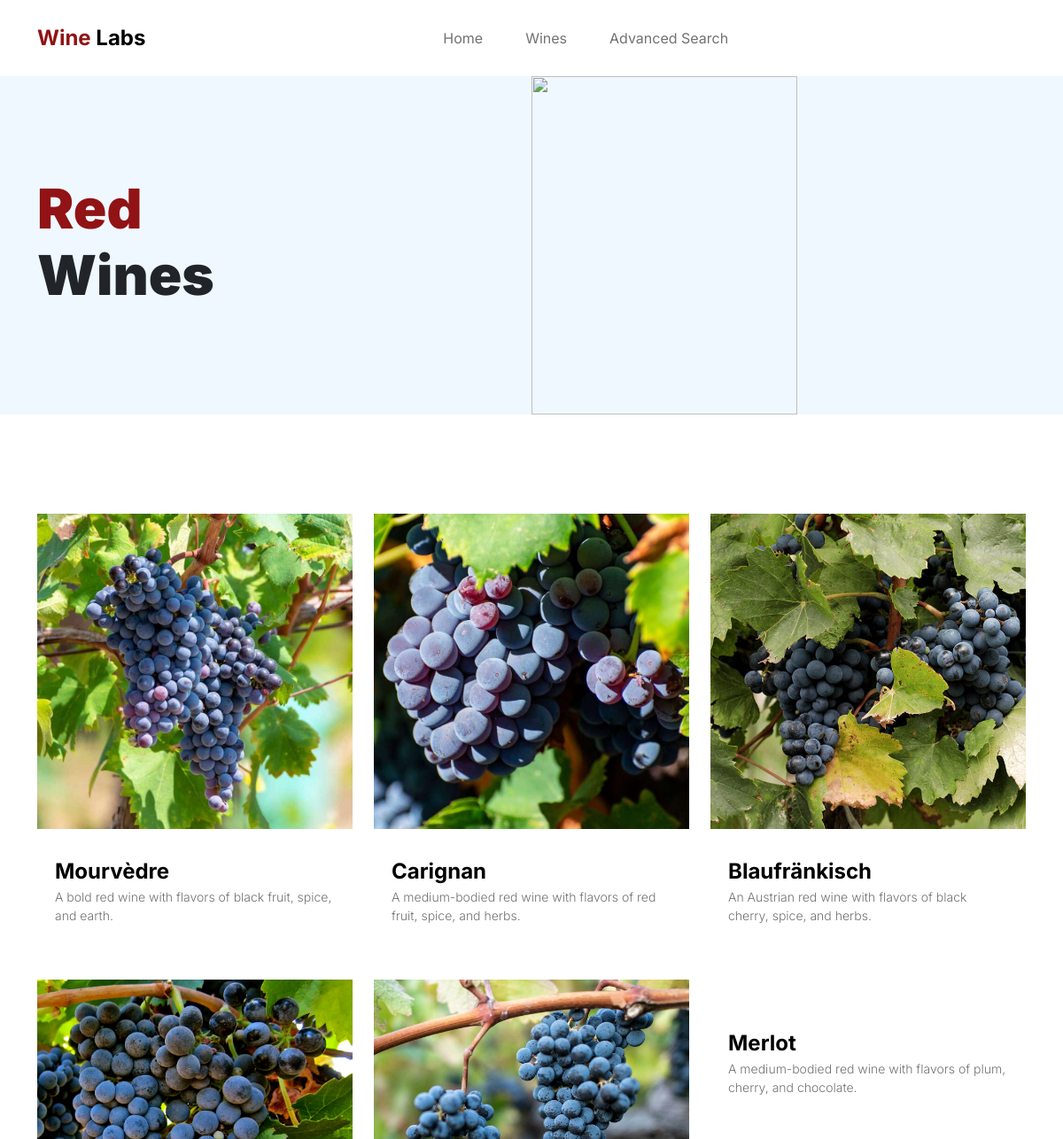
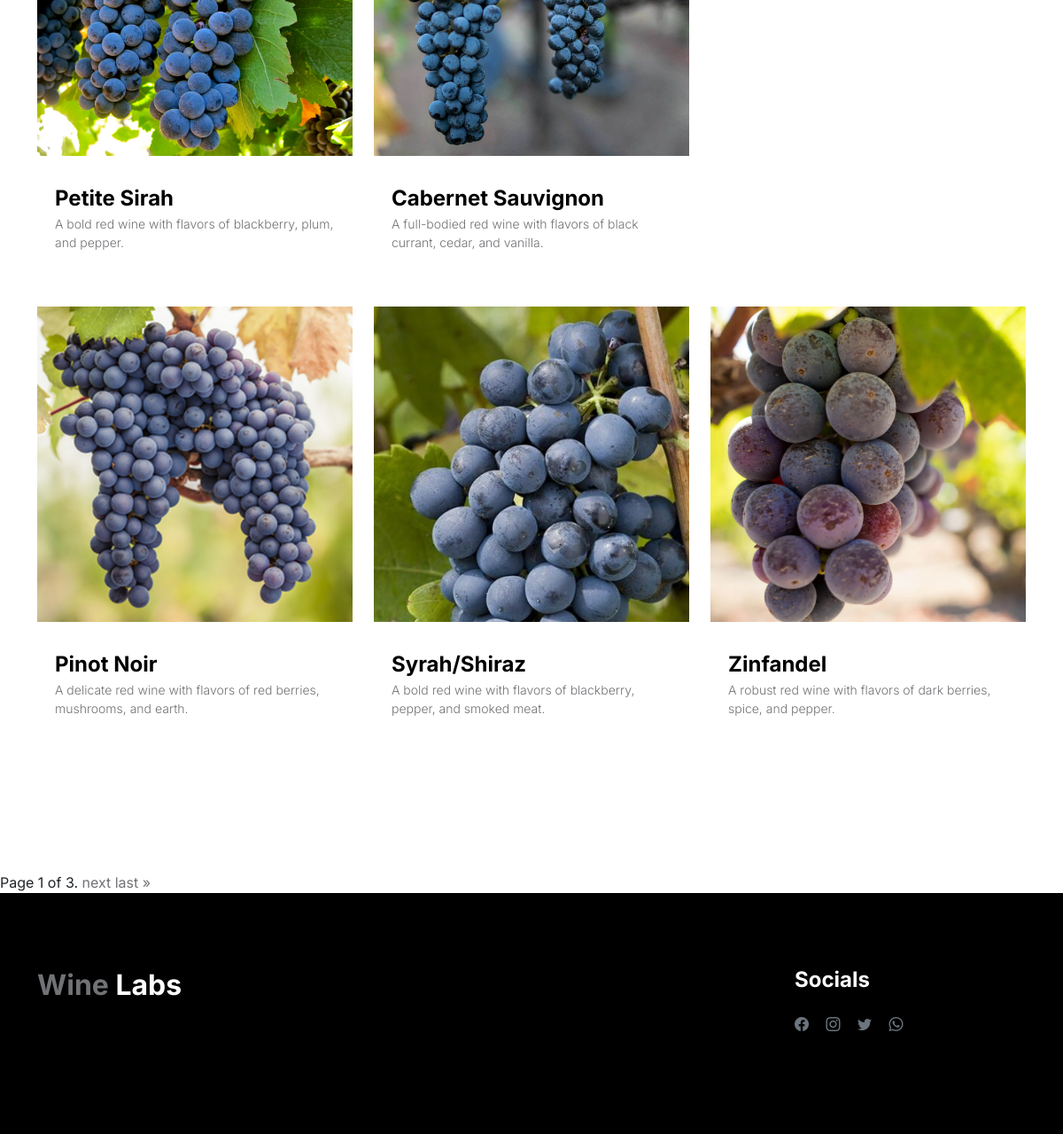
The app's page /red-wines/ with its own data (2 pictures, top to bottom).
### WineLabsApp/models.py (models this page shows, shortened)
class Wine(models.Model):
    name = models.CharField(max_length=100)
    type = models.CharField(max_length=50)
    description = models.TextField()
    image = models.ImageField(upload_to='images/wines/')
    keywords = models.CharField(max_length=255, blank=True)

### WineLabsApp/views.py (the view)
# urls.py: path('red-wines/', views.wines_page_red, name='red-wines'),
def wines_page_red(request):
    red_wines_list = Wine.objects.filter(type='Red')
    paginator = Paginator(red_wines_list, 9)
    page_number = request.GET.get('page')
    page_obj = paginator.get_page(page_number)
    return render(request, 'red-wines.html', {'page_obj': page_obj})

### WineLabsApp/templates/red-wines.html (shortened to what this page needs)
{% load static %}
<!doctype html>
<html lang="en">
    <head>
        <link href="{% static 'css/bootstrap.min.css' %}" rel="stylesheet">
        <link href="{% static 'css/bootstrap-icons.css' %}" rel="stylesheet">
        <link rel="stylesheet" href="{% static 'css/slick.css' %}"/>
        <link href="{% static 'css/general.css' %}" rel="stylesheet">
    </head>
    <body>
        <main>
            <nav class="navbar navbar-expand-lg">
                <div class="container">
                    <a class="navbar-brand" href="{% url 'index' %}">
                        <strong><span>Wine</span> Labs</strong>
                    </a>
                    <div class="collapse navbar-collapse" id="navbarNav">
                        <ul class="navbar-nav mx-auto">
                            <li class="nav-item">
                                <a class="nav-link {% if request.path == '/' %} active{% endif %}" href="{% url 'index' %}">Home</a>
                            </li>
                            <li class="nav-item">
                                <a class="nav-link {% if request.path == '/wines/' %}active{% endif %}" href="{% url 'wines' %}">Wines</a>
                            </li>
                            <li class="nav-item">
                                <a class="nav-link {% if request.path == '/test/' %}active{% endif %}" href="{% url 'test' %}">Advanced Search</a>
                            </li>
                        </ul>
                    </div>
                </div>
            </nav>
            <header class="site-header section-padding d-flex justify-content-center align-items-center">
                <div class="container">
                    <div class="row">
                        <div class="col-lg-10 col-12">
                            <h1>
                                <span class="d-block text-primary">Red</span>
                                <span class="d-block text-dark">Wines</span>
                            </h1>
                        </div>
                    </div>
                </div>
                <img src="{% static 'images/header/wines.jpg' %}" class="header-image img-fluid" alt="">
            </header>
            <section class="products section-padding">
                <div class="container">
                    <div class="row">
                        {% for wine in page_obj %}
                        <div class="col-lg-4 col-12 mb-3">
                            <div class="product-thumb">
                                <a href="product-detail.html">
                                    <img src="{{ MEDIA_URL }}{{ wine.image.url }}" class="img-fluid product-image" alt="">
                                </a>
                                <div class="product-info d-flex">
                                    <div>
                                        <h5 class="product-title mb-0">
                                            <a href="product-detail.html" class="product-title-link">{{ wine.name }}</a>
                                        </h5>
                                    <p class="product-p">{{ wine.description }}</p>
                                </div>
                            </div>
                        </div>
                    </div>
                    {% endfor %}
                </div>
            </div>
        </section>
        <div class="pagination">
            <span class="step-links">
                <span class="current">
                    Page {{ page_obj.number }} of {{ page_obj.paginator.num_pages }}.
                </span>
                {% if page_obj.has_next %}
                    <a href="?page={{ page_obj.next_page_number }}">next</a>
                    <a href="?page={{ page_obj.paginator.num_pages }}">last &raquo;</a>
                {% endif %}
            </span>
        </div>
        </main>
        <footer class="site-footer">
            <div class="container">
                <div class="row">
                    <div class="col-lg-3 col-10 me-auto mb-4">
                        <h4 class="text-white mb-3"><a href="index.html">Wine</a> Labs</h4>
                        <br>
                    </div>
                    <div class="col-lg-3 col-4">
                        <h5 class="text-white mb-3">Socials</h5>
                        <ul class="social-icon">
                            <li><a href="#" class="social-icon-link bi-facebook"></a></li>
                            <li><a href="#" class="social-icon-link bi-instagram"></a></li>
                            <li><a href="#" class="social-icon-link bi-twitter"></a></li>
                            <li><a href="#" class="social-icon-link bi-whatsapp"></a></li>
                        </ul>
                    </div>
                </div>
            </div>
        </footer>
    </body>
</html>

### WineLabsApp/static/css/general.css (style rules this page uses)
:root { --white-color: #FFFFFF; --primary-color: #911315; --section-bg-color: #f0f8ff; --dark-color: #000000; --grey-color: #d0d1d1; --p-color: #717275; --body-font-family: 'Inter', sans-serif; --h5-font-size: 24px; --p-font-size: 20px; --copyright-text-font-size: 16px; --product-link-font-size: 14px; --custom-link-font-size: 12px; --font-weight-thin: 100; --font-weight-light: 300; --font-weight-normal: 400; --font-weight-bold: 700; --font-weight-black: 900; }
body, html { height: 100%; }
html { scroll-behavior: smooth }
body { background: var(--white-color); font-family: var(--body-font-family); position: relative; }
h2, h3, h4, h5, h6 { color: var(--dark-color); line-height: inherit; }
h1, h2, h3, h4, h5, h6 { font-weight: var(--font-weight-bold); }
h1, h2 { font-weight: var(--font-weight-black); }
h1 { font-size: 64px; line-height: normal; }
h4 { font-size: 32px; }
h5 { font-size: 24px; }
p { color: var(--p-color); font-size: var(--p-font-size); font-weight: var(--font-weight-light); }
a, button { touch-action: manipulation; transition: all 0.3s; }
a { color: var(--p-color); text-decoration: none; }
.text-primary { color: var(--primary-color) !important; }
b, strong { font-weight: var(--font-weight-bold); }
.navbar { background: var(--white-color); position: fixed; top: 0; right: 0; left: 0; padding: 25px 0; z-index: 2; will-change: transform; transition: transform 300ms linear; }
.navbar span, h2 span, h4 span { color: var(--primary-color); }
.navbar-brand { color: var(--dark-color); font-size: 24px; font-weight: var(--font-weight-light); margin: 0; padding: 0; }
.navbar-expand-lg .navbar-nav .nav-link { display: inline-block; padding: 0; margin-right: 1.5rem; margin-left: 1.5rem; }
.nav-link { color: var(--p-color); font-size: 16px; position: relative; }
.navbar .nav-link::after { position: absolute; top: 100%; left: 0; width: 100%; height: 2px; background: var(--grey-color); content: ''; opacity: 0; -webkit-transition: opacity 0.3s, -webkit-transform 0.3s; -moz-transition: opacity 0.3s, -moz-transform 0.3s; transition: opacity 0.3s, transform 0.3s; -webkit-transform: translateY(10px); -moz-transform: translateY(10px); transform: translateY(10px); }
.site-header { background-color: var(--section-bg-color); position: relative; overflow: hidden; margin-top: 86px; }
.site-header.section-padding { padding-top: 7rem; padding-bottom: 7rem; }
.header-image { position: absolute; top: 0; right: 0; width: 50%; height: 100%; object-fit: cover; }
section { content-visibility: auto; contain-intrinsic-size: 700px; }
.section-padding { padding-top: 7rem; padding-bottom: 7rem; }
.product-thumb { background: var(--white-color); position: relative; transition: all 0.5s ease-out; }
.product-image { transition: all 0.5s ease-out; }
.product-info { padding: 30px 20px; }
.product-title-link { color: var(--dark-color); }
.product-p { font-size: var(--product-link-font-size); }
.site-footer { background: var(--dark-color); padding-top: 5rem; padding-bottom: 5rem; }
.site-footer .social-icon-link { margin-top: 4px; }
.social-icon { margin: 0; padding: 0; }
.social-icon li { list-style: none; display: inline-block; vertical-align: top; }
.social-icon-link { color: #6c757d; font-size: 1rem; display: inline-block; vertical-align: top; margin-bottom: 4px; margin-right: 15px; }
@media screen and (max-width: 1200px) { h1 { font-size: 62px; } }

### records on screen
Wine: image (picture), name "Mourvèdre", description "A bold red wine with flavors of black fruit, spice, and earth."
Wine: image (picture), name "Carignan", description "A medium-bodied red wine with flavors of red fruit, spice, and herbs."
Wine: image (picture), name "Blaufränkisch", description "An Austrian red wine with flavors of black cherry, spice, and herbs."
Wine: image (picture), name "Petite Sirah", description "A bold red wine with flavors of blackberry, plum, and pepper."
Wine: image (picture), name "Cabernet Sauvignon", description "A full-bodied red wine with flavors of black currant, cedar, and vanilla."
Wine: name "Merlot", description "A medium-bodied red wine with flavors of plum, cherry, and chocolate."
Wine: image (picture), name "Pinot Noir", description "A delicate red wine with flavors of red berries, mushrooms, and earth."
Wine: image (picture), name "Syrah/Shiraz", description "A bold red wine with flavors of blackberry, pepper, and smoked meat."
Wine: image (picture), name "Zinfandel", description "A robust red wine with flavors of dark berries, spice, and pepper."

### other values on screen
{{ page_obj.number }} "1"
{{ page_obj.paginator.num_pages }} "3"
